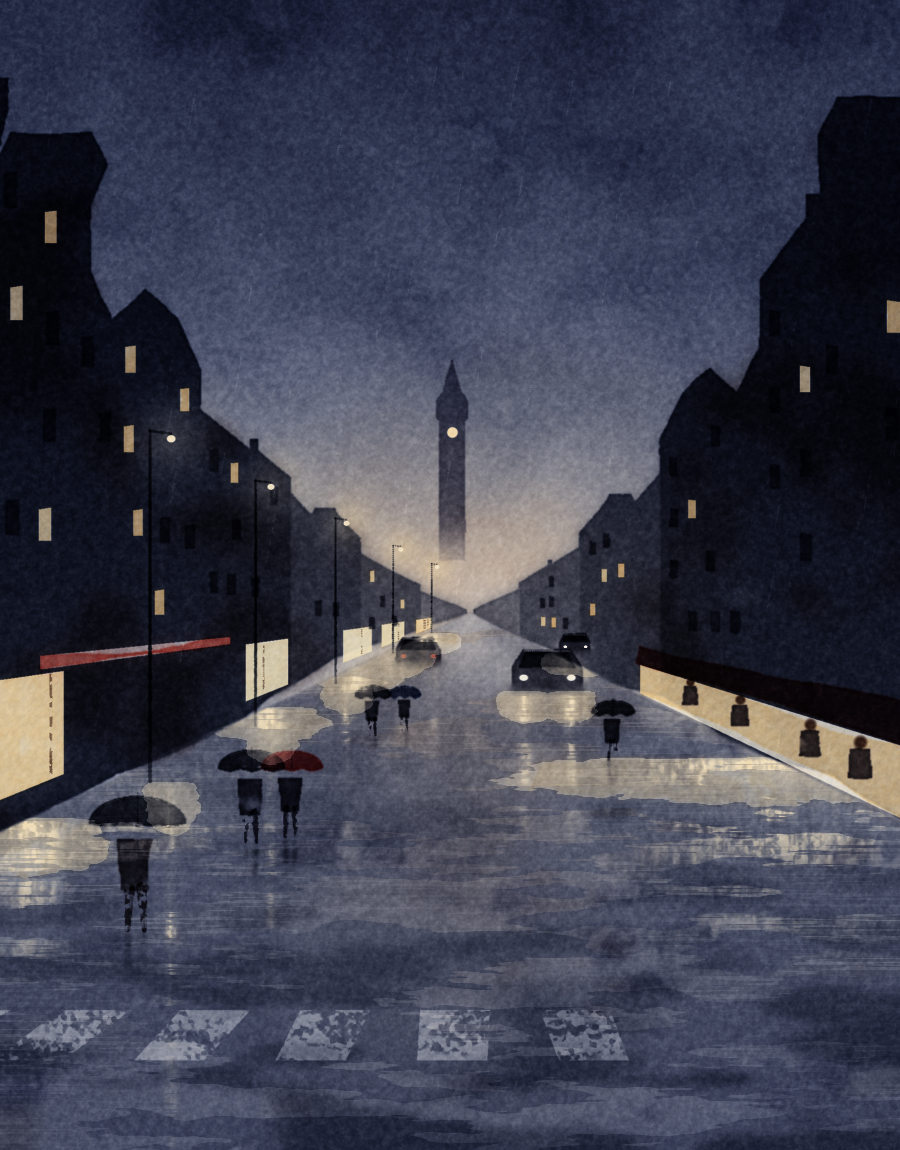

The script that saved this image:
"""雨夜街口：天是深蓝，楼更深，灯是留出来的纸白 + 一圈暖；湿马路把每一盏灯都拉成一条长长的竖亮。
第一遍：天（上深、街尽头一团城市的暖光）/ 两边楼（一整块深）/ 路（中深，远处反着暖光）。缩小看。
第二遍：店面的暖窗、楼上零星亮窗、一排路灯、远处一座钟楼剪影、车、打伞的人。
第三遍：倒影——灯的竖亮、车灯的长光、人和车的深影，被雨打出的横纹切碎；前景一截斑马线。
最后：一点雨丝。
从 skill 根目录跑：python scenes/rainnight.py [seed] [values]
"""
import sys, os, math, random, time
import numpy as np
from PIL import Image, ImageDraw
HERE = os.path.dirname(os.path.abspath(__file__))
SKILL_DIR = os.path.dirname(HERE)
sys.path.insert(0, SKILL_DIR)
import watercolor_lib as wc

W, H = wc.W, wc.H
t0 = time.time()
SEED = int(sys.argv[1]) if len(sys.argv) > 1 else 6
STAGE = sys.argv[2] if len(sys.argv) > 2 else "full"
wc.set_seed(SEED)
P = wc.Paper()
yy, xx = np.mgrid[:H, :W]
yf, xf = yy.astype(np.float32), xx.astype(np.float32)
S = wc.smoothstep

VP = (470, 612)
NIGHT = (58, 66, 96)
NIGHT_DEEP = (30, 34, 50)
DEEP_WARM = (70, 52, 50)
GLOW = (236, 186, 112)
AMBER = (224, 150, 72)
RED = (196, 56, 46)
ROAD = (86, 92, 114)


def ly(x, near_y, side):
    f = (VP[0] - x) / VP[0] if side == "L" else (x - VP[0]) / (W - VP[0])
    return VP[1] + (near_y - VP[1]) * f


def skyline(segs, side):
    pts = []
    for xa, xb, T, orn in segs:
        pts.append((xa, ly(xa, T, side)))
        for kind, u, s in orn:
            x = xa + (xb - xa) * u
            y = ly(x, T, side)
            f = abs(VP[0] - x) / (VP[0] if side == "L" else W - VP[0])
            s = s * max(0.25, f)
            if kind == "chim":
                pts += [(x - s * 0.18, y), (x - s * 0.18, y - s * 0.6), (x + s * 0.18, y - s * 0.6), (x + s * 0.18, y)]
            elif kind == "gable":
                pts += [(x - s * 0.6, y), (x, y - s * 0.55), (x + s * 0.6, y)]
            elif kind == "mansard":
                pts += [(x - s * 0.7, y), (x - s * 0.5, y - s * 0.4), (x + s * 0.5, y - s * 0.4), (x + s * 0.7, y)]
        pts.append((xb, ly(xb, T, side)))
    return pts


cityglow = np.exp(-(((xf - VP[0]) / 260.0) ** 2 + ((yf - (VP[1] - 30)) / 170.0) ** 2))
dist = np.clip(1 - np.hypot(xf - VP[0], (yf - VP[1]) * 1.3) / 400.0, 0, 1)
ybL = ly(xf, 830, "L")
ybR = ly(xf, 820, "R")
yb = np.where(xf < VP[0], ybL, ybR)
road = S(yb - 2, yb + 3, yf)
wetm = np.clip(0.15 + 0.6 * dist, 0, 1).astype(np.float32)

# ================= 第一遍：只有大块 =================
# 1. 天：上面深蓝，往街尽头一团城市反上来的暖；湿接湿
skym = 1 - road
top = np.clip(1 - yf / 640.0, 0, 1)
P.add((skym * (0.35 + 0.65 * top) * (1 - 0.8 * cityglow)).astype(np.float32), NIGHT, 0.95, granulate=0.03)
wc.wet(P, (skym * top * (0.5 + 0.5 * wc.noise(160, 260, octaves=2))).astype(np.float32), NIGHT_DEEP, strength=0.35, spread=50)
wc.wet(P, (skym * cityglow).astype(np.float32), (200, 150, 110), strength=0.35, spread=30)
# 2. 两边的楼：一整块深，远处被城市的光和雨雾吃浅
L_segs = [(-40, 90, 110, [("chim", 0.3, 50), ("mansard", 0.7, 90)]), (90, 200, 190, [("gable", 0.5, 80)]),
          (200, 290, 260, [("chim", 0.6, 40)]), (290, 360, 300, [("mansard", 0.5, 60)]), (360, 420, 360, []), (420, 466, 420, [])]
R_segs = [(474, 520, 420, []), (520, 580, 360, [("chim", 0.5, 30)]), (580, 660, 300, [("mansard", 0.5, 60)]),
          (660, 760, 220, [("gable", 0.5, 80)]), (760, 940, 120, [("chim", 0.3, 50), ("mansard", 0.7, 100)])]
left = skyline(L_segs, "L") + [(466, float(ly(466, 830, "L"))), (-40, float(ly(-40, 830, "L")))]
right = skyline(R_segs, "R") + [(940, float(ly(940, 820, "R"))), (474, float(ly(474, 820, "R")))]
fadeL = (1 - S(ybL - 4, ybL + 8, yf)).astype(np.float32)
fadeR = (1 - S(ybR - 4, ybR + 8, yf)).astype(np.float32)
covL = wc.wash(P, left, NIGHT_DEEP, strength=1.0, var=[0.012] * (len(left) - 2) + [0.03] * 2, layers=26, edge=0.45, granulate=0.04,
               fade=fadeL, wet_map=wetm * 0.4, wet_r=6)
covR = wc.wash(P, right, NIGHT_DEEP, strength=1.0, var=[0.012] * (len(right) - 2) + [0.03] * 2, layers=26, edge=0.45, granulate=0.04,
               fade=fadeR, wet_map=wetm * 0.4, wet_r=6)
covB = np.maximum(covL, covR)
wc.wet(P, (covB * S(0.5, 0.72, wc.noise(80, octaves=3))).astype(np.float32), DEEP_WARM, strength=0.45, spread=8)
for segs, cov, side in ((L_segs[-3:], covL, "L"), (R_segs[:3], covR, "R")):
    amts = (0.25, 0.42, 0.6) if side == "L" else (0.6, 0.42, 0.25)
    for (xa, xb, T, _), amt in zip(segs, amts):
        blk = (S(xa - 2, xa + 2, xf) * (1 - S(xb - 2, xb + 2, xf))).astype(np.float32)   # 不重叠：重叠处会被擦两次，成一道亮线
        P.lift((cov * blk * amt).astype(np.float32), 1.0)
        P.add((cov * blk * amt * 0.6).astype(np.float32), (150, 120, 110), 0.3)     # 远楼被城市的暖光染一点
# 3. 路：中深的冷灰，远处反着那团暖光（湿路是镜子）
near = np.clip((yf - VP[1]) / (H - VP[1]), 0, 1)
P.add((road * (0.45 + 0.55 * near)).astype(np.float32), (58, 64, 88), 1.0, granulate=0.08)
wc.wet(P, (road * near * S(0.5, 0.72, wc.noise(30, 160, octaves=3))).astype(np.float32), NIGHT_DEEP, strength=0.3, spread=4)
wc.wet(P, (road * (1 - near) * np.exp(-(((xf - VP[0]) / 140.0) ** 2))).astype(np.float32), (200, 150, 110), strength=0.3, spread=20)
P.lift((road * np.exp(-(((xf - VP[0]) / 60.0) ** 2 + ((yf - VP[1] - 20) / 70.0) ** 2)) * 0.6).astype(np.float32), 1.0)

if STAGE == "values":
    img = P.render()
    out = os.path.join(HERE, "rainnight_values.png")
    img.save(out)
    img.convert("L").resize((64, 82), Image.LANCZOS).resize((256, 328), Image.NEAREST).save(out.replace(".png", "_thumb.png"))
    print("values", out, round(time.time() - t0, 1)); sys.exit()

# ---- 地上不规矩的那一层（跟例图的树影同一个路子）：积水的形从噪声里长出来，硬边；湿的地方是镜子，干一点的地方倒影弱 ----
dens = 0.62 * wc.noise(16, 120, octaves=4, persistence=0.55) + 0.38 * wc.noise(60, 260, octaves=2)
thr_m = 0.5 + 0.06 * (1 - near)                                  # 远处积水少一点，近处连成片
mirror = (S(thr_m - 0.012, thr_m + 0.012, dens) * road).astype(np.float32)
hd = wc.noise(3.5, 240, octaves=2, persistence=0.45)


def swipe(x0, y0, length, w, dry0, dry1, d=-1):
    """一笔横扫：笔心实、笔边碎、越往后越干（例图地面扫笔的同一招）。d=-1 往左扫。"""
    x1 = x0 + d * length
    xa_, xb_ = min(x0, x1), max(x0, x1)
    xs = np.array([xa_, (xa_ + xb_) / 2, xb_]); ys = np.array([y0, y0 + random.uniform(-3, 3), y0 + random.uniform(-2, 2)])
    ws = np.array([w * random.uniform(0.5, 0.9), w, w * random.uniform(0.3, 0.8)])
    xc = np.clip(xf[0], xa_, xb_)
    yc = np.interp(xc, xs, ys)[None, :]
    wv = np.interp(xc, xs, ws)[None, :] * (0.75 + 0.5 * wc.noise(8, 50, octaves=3))
    tpos = (np.clip(xf, xa_, xb_) - xa_) / (xb_ - xa_ + 1e-6)
    if d < 0:
        tpos = 1 - tpos
    r = np.abs(yf - yc) / wv
    inside = ((r < 1) & (xf >= xa_) & (xf <= xb_)).astype(np.float32)
    dry = dry0 + (dry1 - dry0) * tpos + 0.3 * r ** 2
    return inside * S(dry - 0.015, dry + 0.015, 0.75 * hd + 0.25 * P.grain)


# 干一点的路面上压几笔深的横扫；积水里湿的深一块、暖一点（湿接湿，边自己跑）
random.seed(SEED + 30)
sw_dark = np.zeros((H, W), np.float32)
for _ in range(14):
    y0 = random.uniform(700, 1120)
    x0 = random.uniform(-40, 940)
    sw_dark = np.maximum(sw_dark, swipe(x0, y0, random.uniform(160, 520), random.uniform(5, 20) * (0.4 + near[int(y0), 0]), 0.18, random.uniform(0.45, 0.7),
                                        d=random.choice([-1, 1])))
# （深色横扫在暗路面上像扫描线，不用。）积水是镜子：比路面亮一截，反着天上的光；硬边、不规则
P.lift((mirror * (0.2 + 0.22 * (1 - near))).astype(np.float32), 1.0)
P.add((mirror * (1 - near) * np.exp(-(((xf - VP[0]) / 220.0) ** 2))).astype(np.float32), (200, 150, 110), 0.2)
wc.wet(P, (mirror * S(0.55, 0.75, wc.noise(40, 90, octaves=3))).astype(np.float32), (48, 52, 80), strength=0.3, spread=5, bloom=0.6)
wc.wet(P, (mirror * S(0.6, 0.8, wc.noise(50, 70, octaves=3))).astype(np.float32), (120, 90, 80), strength=0.15, spread=5)
# 天上几处水渍回流：颜料没干透时掉进去的水
wc.wet(P, (skym * top * S(0.55, 0.75, wc.noise(70, 110, octaves=3))).astype(np.float32), NIGHT, strength=0.25, spread=12, bloom=0.9)

LIGHTS = []   # 每个光源：(mask, 贴地的 y, 颜色, 倒影长度) —— 第三遍用它拉竖亮

# ================= 破形：远处一座钟楼，剪影，钟面一点暖 =================
TX = 452
tower = [(TX - 13, 560), (TX - 13, 420), (TX - 15, 418), (TX - 15, 400), (TX - 9, 392), (TX, 360), (TX + 9, 392), (TX + 15, 400), (TX + 15, 418), (TX + 13, 420), (TX + 13, 560)]
wc.wash(P, tower, (70, 70, 90), strength=0.7, var=0.006, layers=8, edge=0.3, fade=(1 - 0.8 * S(500, 560, yf)).astype(np.float32))
clock = np.clip(1 - S(4.5, 6.5, np.hypot(xf - TX, yf - 432)), 0, 1).astype(np.float32)
P.lift(clock, 1.0); P.add(clock * 0.8, GLOW, 0.5)

# ================= 第二遍：灯和东西 =================
def glow_at(m, radius, color, amt):
    """光往暗里渗：边不是圆的渐变，是湿纸上颜料自己跑出去的形，外沿一圈沉积。"""
    g = wc.blur(m.astype(np.float32), radius)
    g = g / (g.max() + 1e-6)
    rag = np.clip(g * (0.4 + 1.0 * wc.noise(max(4.0, radius * 1.6), octaves=3)), 0, 1)
    P.lift((rag * amt * 0.5).astype(np.float32), 1.0)
    wc.wet(P, (rag * amt).astype(np.float32), color, strength=0.35, spread=max(1.5, radius * 0.25), bloom=0.5)

# 左边一楼的店：一格格暖窗（留纸 + 里面一层暖 + 往外渗一圈光），窗框是深的
random.seed(SEED + 1)
x = -10.0
while x < 430:
    f = (VP[0] - x) / VP[0]
    if f < 0.08:
        break
    ww = (70 * f + 8) * random.uniform(0.8, 1.2)
    if random.random() < 0.72:
        top_n, bot_n = 680, 800
        q = [(x, ly(x, top_n, "L")), (x + ww, ly(x + ww, top_n, "L")), (x + ww, ly(x + ww, bot_n, "L")), (x, ly(x, bot_n, "L"))]
        m = wc.poly_mask(q)
        P.lift((m * 0.95).astype(np.float32), 1.0)
        warm = random.choice([GLOW, GLOW, AMBER, (230, 206, 150)])
        wc.wash(P, q, warm, strength=0.45, var=0.02, layers=5, edge=0.3)
        # 窗里几个剪影 / 窗格竖线
        for k in range(random.randint(1, 3)):
            xk = x + ww * random.uniform(0.2, 0.85)
            P.add(wc.stroke_mask([(xk, ly(xk, top_n, "L") + 2), (xk, ly(xk, bot_n, "L") - 2)], 1.6 * f + 0.6, 1.6 * f + 0.6, taper=False) * S(0.3, 0.5, P.grain), (60, 44, 40), 0.6)
        glow_at(m, 10 * f + 3, warm, 0.6)
        LIGHTS.append((m, float(ly(x + ww / 2, 830, "L")), warm, 120 * f + 30))
    x += ww * random.uniform(1.25, 1.6)
# 左边店面上方一条招牌：一段暖红，字不画
sg = [(40, ly(40, 660, "L")), (230, ly(230, 660, "L")), (230, ly(230, 675, "L")), (40, ly(40, 675, "L"))]
m = wc.poly_mask(sg); P.lift(m * 0.8, 1.0); wc.wash(P, sg, RED, strength=0.6, var=0.02, layers=4, edge=0.4); glow_at(m, 8, RED, 0.5)
LIGHTS.append((m * 0.6, float(ly(135, 830, "L")), RED, 90))

# 右边：咖啡馆的遮阳棚底下一排暖光，棚子本身深红，棚下有两桌人
aw_top, aw_bot = 700, 745
awn = [(640, ly(640, aw_top, "R")), (900, ly(900, aw_top, "R")), (905, ly(905, aw_bot, "R")), (636, ly(636, aw_bot, "R"))]
wc.wash(P, awn, (120, 44, 44), strength=0.85, var=0.015, layers=6, edge=0.45)
under = [(640, ly(640, aw_bot, "R")), (900, ly(900, aw_bot, "R")), (900, ly(900, 818, "R")), (640, ly(640, 818, "R"))]
um = wc.poly_mask(under)
P.lift((um * 0.9).astype(np.float32), 1.0)
wc.wash(P, under, GLOW, strength=0.5, var=0.02, layers=5, edge=0.3)
glow_at(um, 12, GLOW, 0.5)
LIGHTS.append((um, float(ly(770, 820, "R")), GLOW, 170))
for sx0 in (690, 740, 810, 860):                                            # 棚下坐着的人：剪影
    f = (sx0 - VP[0]) / (W - VP[0]); h = 60 * f + 10
    yb0 = ly(sx0, 812, "R")
    wc.dab(P, sx0, yb0 - h * 0.8, h * 0.1, (70, 50, 46), 1.1)
    wc.wash(P, [(sx0 - h * 0.14, yb0 - h * 0.68), (sx0 + h * 0.14, yb0 - h * 0.68), (sx0 + h * 0.18, yb0 - h * 0.25), (sx0 - h * 0.18, yb0 - h * 0.25)],
            (44, 40, 50), strength=0.9, var=0.03, layers=3, edge=0.4)

# 楼上零星亮窗：暖的小方块，稀，远的更小更淡
random.seed(SEED + 2)
for segs, side, base in ((L_segs, "L", 830), (R_segs, "R", 820)):
    for xa, xb, T, _ in segs:
        for row in range(4):
            yn = T + 60 + row * 110
            if yn > 640:
                continue
            x = xa + 10
            while x < xb - 8:
                f = (VP[0] - x) / VP[0] if side == "L" else (x - VP[0]) / (W - VP[0])
                if f < 0.1:
                    break
                wy = ly(x, yn, side); ww_, wh_ = 11 * f + 2, 30 * f + 4
                r = random.random()
                q = [(x, wy), (x + ww_, wy + (ww_ * 0.15 if side == "R" else -ww_ * 0.15)), (x + ww_, wy + wh_), (x, wy + wh_)]
                if r < 0.16:
                    m = wc.poly_mask(q); P.lift(m * 0.85, 1.0); wc.wash(P, q, random.choice([GLOW, AMBER]), strength=0.45, var=0.02, layers=3, edge=0.3)
                    glow_at(m, 4, GLOW, 0.25)
                elif r < 0.45:
                    wc.wash(P, q, (22, 24, 34), strength=0.4, var=0.02, layers=3, edge=0.4)
                x += ww_ * random.uniform(2.2, 3.2)

# 路灯：左边人行道边一排，往远处退；灯头一团光晕，灯杆上半截硬下半截化进暗里
for t in (0.0, 0.33, 0.58, 0.76, 0.88):
    x = 150 + (VP[0] - 150) * t * 1.0
    f = (VP[0] - x) / VP[0]
    base = ly(x, 860, "L")
    hgt = 470 * f + 30
    top_ = base - hgt
    P.add(wc.stroke_mask([(x, base), (x, top_)], 3.2 * f + 1, 2.2 * f + 0.8, taper=False, rough=0.1) * (1 - 0.5 * S(base - hgt * 0.4, base, yf)),
          (26, 28, 36), 0.95)
    P.add(wc.stroke_mask([(x, top_), (x + 26 * f + 3, top_ + 4 * f)], 2.4 * f + 0.8, 1.8 * f + 0.6, taper=False), (26, 28, 36), 0.9)
    lx, ly_ = x + 26 * f + 3, top_ + 8 * f + 2
    m = np.clip(1 - S(3 * f + 1.5, 4.5 * f + 2.5, np.hypot(xf - lx, (yf - ly_) * 1.2)), 0, 1).astype(np.float32)
    P.lift(m, 1.0)
    halo = np.exp(-(np.hypot(xf - lx, yf - ly_) / (50 * f + 12)) ** 2)
    P.lift((halo * 0.45).astype(np.float32), 1.0); P.add((halo * 0.8).astype(np.float32), GLOW, 0.3)
    LIGHTS.append((m, float(base), GLOW, hgt * 0.9))

# 楼的深倒影：在车和人之前做（先铺背景的倒影，车人画在上面，不然车灯会被倒影压灰）
rip = wc.noise(1.8, 70, octaves=3, persistence=0.5)
cuts = S(0.6, 0.66, rip) * (0.4 + 0.6 * near)
Dsrc = P.D.copy()
axis = np.where(xf[0] < VP[0], ly(xf[0], 830, "L"), ly(xf[0], 820, "R")).astype(np.float32)
src_y = np.clip((2 * axis[None, :] - yf).astype(np.int32), 0, H - 1)
dark_ref = 1 - np.exp(-Dsrc.mean(axis=2))
dref = dark_ref[src_y, xx] * S(axis[None, :] + 1, axis[None, :] + 4, yf) * np.clip(1 - (yf - axis[None, :]) / 380.0, 0, 1)
dref = wc.blur2(dref.astype(np.float32), 10, 2) * (1 - 0.7 * cuts) * road * (0.4 + 0.6 * mirror)
P.add(dref.astype(np.float32), (40, 44, 62), 0.45)

# 车：迎面一辆（两盏大灯）、往里开一辆（两点红尾灯），身子深，下沿化进湿地
def car(x, y, w, h, facing_us=True):
    body = [(x, y), (x, y - h * 0.55), (x + w * 0.16, y - h), (x + w * 0.84, y - h), (x + w, y - h * 0.55), (x + w, y)]
    wc.wash(P, body, (34, 36, 48), strength=1.0, var=0.015, layers=8, edge=0.45, wet_map=S(y - h * 0.3, y, yf).astype(np.float32), wet_r=4)
    wc.wash(P, [(x + w * 0.2, y - h * 0.94), (x + w * 0.8, y - h * 0.94), (x + w * 0.9, y - h * 0.56), (x + w * 0.1, y - h * 0.56)], (20, 22, 30),
            strength=0.8, var=0.02, layers=4)
    P.lift(wc.stroke_mask([(x + w * 0.18, y - h + 1), (x + w * 0.82, y - h + 1)], 1.6, 1.4, taper=False) * 0.6, 1.0)
    for lx in (x + w * 0.16, x + w * 0.84):
        ly_ = y - h * 0.32
        r = w * 0.07
        m = np.clip(1 - S(r * 0.7, r * 1.2, np.hypot(xf - lx, (yf - ly_) * 1.4)), 0, 1).astype(np.float32)
        if facing_us:
            P.lift(m, 1.0)
            halo = np.exp(-(np.hypot(xf - lx, yf - ly_) / (w * 0.35)) ** 2)
            P.lift((halo * 0.4).astype(np.float32), 1.0); P.add((halo * 0.6).astype(np.float32), (240, 226, 190), 0.25)
            LIGHTS.append((m, float(y), (240, 226, 190), h * 3.2))
        else:
            P.lift(m * 0.7, 1.0); P.add(m, RED, 0.9); glow_at(m, r * 1.5, RED, 0.5)
            LIGHTS.append((m * 0.8, float(y), RED, h * 2.4))

car(512, 690, 70, 40, facing_us=True)
car(396, 664, 44, 26, facing_us=False)
car(560, 652, 30, 18, facing_us=True)

# 打伞的人：伞是一块半圆的深（边上吃一线店里的光），腿是往下拖开的两笔
PEOPLE = []
def umbrella_person(x, y, scale=1.0, ucol=(30, 32, 42), coat=(40, 40, 52)):
    h = 0.4 * (y - VP[1]) * scale
    wc.wash(P, [(x - h * 0.13, y - h * 0.68), (x + h * 0.13, y - h * 0.68), (x + h * 0.1, y - h * 0.3), (x - h * 0.1, y - h * 0.3)], coat,
            strength=1.0, var=0.03, layers=3, edge=0.4)
    legs = np.zeros((H, W), np.float32)
    for dx in (-0.04, 0.05):
        legs = np.maximum(legs, wc.stroke_mask([(x + dx * h, y - h * 0.32), (x + dx * h * 1.4, y)], h * 0.07, h * 0.03, taper=False, rough=0.2))
    legs = legs * S(0.3, 0.55, 0.5 * P.vstreak + 0.5 * P.grain)
    P.add(legs, coat, 1.0)
    ux, uy, ur = x + h * 0.02, y - h * 0.8, h * 0.36
    dome = [(ux + ur * math.cos(a), uy - ur * 0.55 * math.sin(a)) for a in np.linspace(0, math.pi, 20)]
    scal = [(ux - ur + k * ur / 3, uy + (3 if k % 2 else 0) * scale) for k in range(7)]
    um = wc.poly_mask(dome + scal[::-1])
    wc.wash(P, dome + scal[::-1], ucol, strength=1.0, var=0.02, layers=4, edge=0.45)
    rim = np.clip(um - wc.blur(um, 1.2), 0, 1) * (yf < uy - ur * 0.2) * S(0.3, 0.55, P.grain)
    P.lift((rim * 1.4).astype(np.float32), 0.7)
    P.add(wc.stroke_mask([(ux, uy), (ux, uy - ur * 0.62)], 1.0, 1.0, taper=False), (30, 30, 36), 0.6)
    PEOPLE.append(np.maximum(um, legs))

random.seed(SEED + 4)
umbrella_person(250, 842, 1.0)
umbrella_person(290, 836, 0.95, ucol=(150, 40, 40))                       # 全画最暖最艳的一块：一把红伞
umbrella_person(612, 760, 1.0)
umbrella_person(372, 735, 1.0)
umbrella_person(404, 730, 0.92, ucol=(40, 50, 80))
umbrella_person(135, 930, 1.05, coat=(50, 44, 50))

# ================= 第三遍：倒影 =================
# 店门口、路灯底下地上的光斑：不是圆的渐变，是湿地上一摊一摊不规则的暖——夜里地面的"树影"
pool_n = wc.noise(10, 40, octaves=4, persistence=0.6)
pools = np.zeros((H, W), np.float32)
for m, gy, col, L in LIGHTS:
    xs_ = np.nonzero(m.max(axis=0) > 0.3)[0]
    if len(xs_) == 0 or col == RED:
        continue
    cx, wdt = xs_.mean(), max(4.0, float(xs_.max() - xs_.min()))
    rx, ry = wdt * 0.9 + 20, 10 + 0.12 * (gy - VP[1])
    e = np.exp(-(((xf - cx) / rx) ** 2 + ((yf - gy - ry * 0.7) / ry) ** 2)) * S(gy - 2, gy + 2, yf)
    pools = np.maximum(pools, e)
pool = S(0.34, 0.36, pools * (0.55 + 0.9 * pool_n)) * road                 # 硬边、被咬碎
pool_soft = wc.blur(pools, 3) * road
P.lift((pool * 0.45 + pool_soft * 0.15).astype(np.float32), 1.0)
wc.wet(P, (pool * 0.9).astype(np.float32), GLOW, strength=0.3, spread=2, bloom=0.5)
# 灯的倒影：从贴地那条线往下拉成长竖亮，边虚，被雨打出的横纹一截截切开
rip = wc.noise(1.8, 70, octaves=3, persistence=0.5)
cuts = S(0.6, 0.66, rip) * (0.4 + 0.6 * near)
light_ref = np.zeros((H, W), np.float32)
col_acc = np.zeros((H, W, 3), np.float32)
for m, gy, col, L in LIGHTS:
    xs_ = np.nonzero(m.max(axis=0) > 0.3)[0]
    if len(xs_) == 0:
        continue
    cx, wdt = xs_.mean(), max(2.0, (xs_.max() - xs_.min()) * 0.8)
    wob = (wc.noise(12, 3, octaves=2) - 0.5) * (wdt * 0.6 + 3)                     # 拖下来的笔，宽窄和位置都在晃
    streak = np.exp(-(((xf - cx - wob) / (wdt * 0.5 + 1.5) / (0.7 + 0.6 * wc.noise(20, 4, octaves=2))) ** 2)) * S(gy - 1, gy + 3, yf) * np.clip(1 - (yf - gy) / (L * (0.8 + 0.5 * mirror) + 1), 0, 1) ** 0.8
    streak = wc.blur2(streak.astype(np.float32), 2, 1.5) * (1 - 0.8 * cuts) * (0.55 + 0.45 * S(0.3, 0.6, 0.6 * P.vstreak + 0.4 * P.grain))
    light_ref = np.maximum(light_ref, streak)
    col_acc += streak[..., None] * np.array(col, np.float32)[None, None, :]
light_ref *= road * (0.3 + 0.7 * mirror)                                    # 积水里亮，干一点的路面上只剩一点
P.lift((np.clip(light_ref * 1.2, 0, 1)).astype(np.float32), 1.0)
tint = np.clip(col_acc / (light_ref[..., None] + 1e-3), 0, 255)
for c_, col in ((0, GLOW), (1, RED)):
    pass
P.add((light_ref * 0.8).astype(np.float32), GLOW, 0.45)
# 人的深倒影：以各自的脚为轴往下翻，竖着拉、被横纹切
for pm in PEOPLE:
    ys_ = np.nonzero(pm.max(axis=1) > 0.3)[0]
    if len(ys_) == 0:
        continue
    gy = ys_.max()
    fl = np.zeros_like(pm)
    for y in range(gy, min(H, gy + 120)):
        sy = 2 * gy - y
        if 0 <= sy < H:
            fl[y] = pm[sy]
    fl = wc.blur2(fl, 6, 1.5) * np.clip(1 - (yf - gy) / 120.0, 0, 1) * (1 - 0.6 * cuts) * (0.35 + 0.65 * mirror)
    P.add(fl.astype(np.float32), (30, 32, 44), 0.55)

# 前景一截斑马线：几条宽的浅（湿、被倒影切断），透视往里收
for k in range(6):
    xa_ = -60 + k * 120
    stripe = [(xa_, 1010), (xa_ + 70, 1010), (xa_ + 70 + (xa_ + 35 - VP[0]) * 0.18, 1060), (xa_ + (xa_ + 35 - VP[0]) * 0.18, 1060)]
    sm = wc.poly_mask(stripe) * S(0.3, 0.55, 0.6 * P.hstreak + 0.4 * P.grain) * (1 - 0.6 * light_ref)
    P.lift((sm * 0.5).astype(np.float32), 1.0)

# ================= 最后：一点雨丝 =================
random.seed(SEED + 8)
rain = np.zeros((H, W), np.float32)
for _ in range(90):
    x0, y0 = random.uniform(0, W), random.uniform(0, 900)
    L = random.uniform(18, 50)
    rain = np.maximum(rain, wc.stroke_mask([(x0, y0), (x0 - L * 0.18, y0 + L)], 0.8, 0.6, taper=True, rough=0.1))
P.lift((rain * S(0.3, 0.55, P.grain) * 0.35 * (0.4 + 0.6 * (1 - road))).astype(np.float32), 1.0)

grain = wc.grain_from_profile(os.path.join(SKILL_DIR, "pigment_profile.npy"), seed=SEED)
out = os.path.join(HERE, "rainnight.png" if SEED == 6 else f"rainnight_{SEED}.png")
P.render(pigment_tex=grain, tex_amount=0.06).save(out)   # 深色里颗粒显得特别重，减一点
print("saved", out, round(time.time() - t0, 1), "s")
